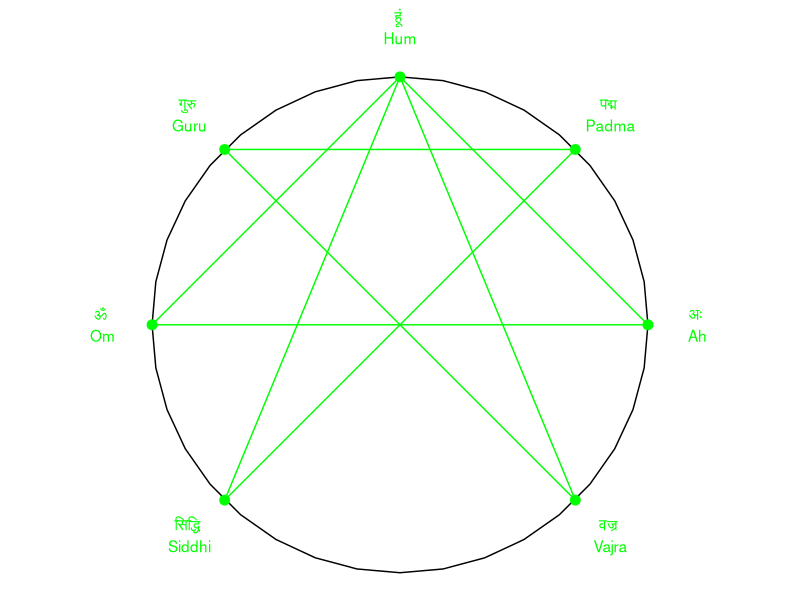
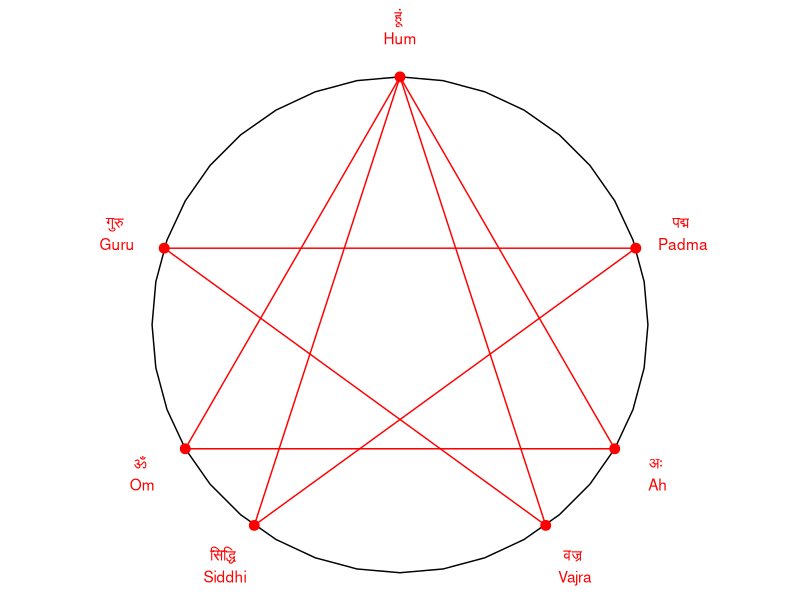

Source code (R) for these figures, in order:

# shift labels ----

# This code draws a circle, then draws marks (dot and label beside the dot)
# on this circle, then connects using line previous dot in a list  to the next one in the list
# 0 degrees starts from point (0,1) going clockwise.
# These dots(marks) correspond to the words of "Om-ah-hum-vajra-guru-padma-siddhi-hum" mantra.

# use of data.table and ggplot is demonstrated.

vajra_mantra_cicle <- function (my_colour="green", equalspacing=F) {
  # Install and load necessary packages
  if (!requireNamespace("ggplot2")) {
    install.packages("ggplot2")
  }
  if (!requireNamespace("data.table")) {
    install.packages("data.table")
  }
  library(ggplot2)
  library(data.table)

  # Create a data.table to store the information for each mark
  marks_data <- data.table(
    id = 1:9,
    label_eng = c("Om", "Ah", "Hum", "Vajra", "Guru", "Padma", "Siddhi", "", ""),
    label_san = c("ॐ", "अः", "हूं", "वज्र", "गुरु", "पद्म", "सिद्धि", "", ""),
    degrees = c(270, 90, 0, 135, 315, 45, 225, 0, 270)
  )

  d = 360 / 5
  if (equalspacing)
    marks_data$degrees = c(240, 120, 0, 2*d, 360-d, d, 3*d, 0, 240)

  marks_data [, label :=   paste0(label_san, " \n", label_eng) ]

  # Function to calculate the coordinates on the circle based on degrees
  get_circle_coordinates <- function(degrees, radius = 1) {
    radians <- (90 - degrees) * pi / 180
    x <- radius * cos(radians)
    y <- radius * sin(radians)
    return(data.table(x = x, y = y))
  }

  # Calculate coordinates for each mark on the circle
  marks_data[, c("x", "y") := as.list(get_circle_coordinates(degrees))]

  # Create a data.table for circle points
  circle_points <- get_circle_coordinates(seq(0, 360, 10))

  # Create a ggplot with a circle and marks
  p <- ggplot() +
    # Draw the circle
    geom_path(data = circle_points, aes(x, y), color = "black") +
    coord_fixed() +
    # theme(plot.margin = unit(rep(0, 4), "cm"))  + # Remove plot margins
    theme_void()


  # Add the marks as points and labels (positioned outside the circle)
  p <- p +
    geom_point(data = marks_data[1:7], aes(x, y), size = 3, color = my_colour) +
    geom_text(data = marks_data[1:7], aes(x = 1.2 * x, y = 1.2 * y, label = label), color = my_colour)

  # Add lines connecting the dots (excluding the last two)
  p <- p +
    geom_segment(
      data = marks_data[1:7],  # Exclude last two rows
      aes(x = x, y = y, xend = shift(x, type = "lead"), yend = shift(y, type = "lead")),
      color = my_colour
    )

  # Connect dot 7 to dot 8 (which is 3)
  p <- p +
    geom_segment(
      data = marks_data[c(7, 8)],
      aes(x = x, y = y, xend = x[1], yend = y[1]),
      color = my_colour
    )

  # Connect dot 8 (which is 3) to dot 9 (which is 1)
  p <- p +
    geom_segment(
      data = marks_data[c(8, 9)],
      aes(x = x, y = y, xend = x[1], yend = y[1]),
      color = my_colour
    )

  print(p)


}
vajra_mantra_cicle()
vajra_mantra_cicle("red", T)
